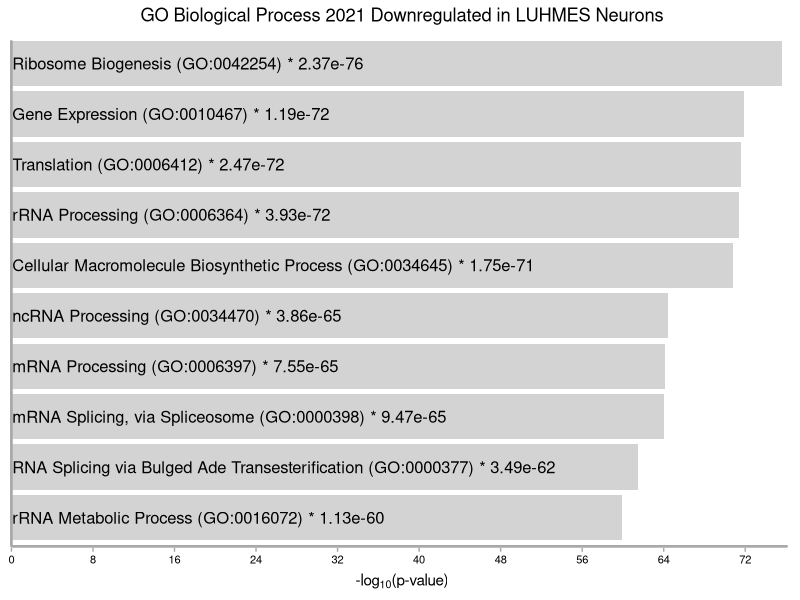

Write R code to recreate this figure.
# Load necessary libraries
library(ggplot2)
library(scales)
library(tools)

# New data frame with updated terms and p-values
data <- data.frame(
  Term = c("ribosome biogenesis (GO:0042254)", "gene expression (GO:0010467)",
           "translation (GO:0006412)", "rRNA processing (GO:0006364)",
           "cellular macromolecule biosynthetic process (GO:0034645)",
           "ncRNA processing (GO:0034470)", "mRNA processing (GO:0006397)",
           "mRNA splicing, via spliceosome (GO:0000398)",
           "RNA Splicing via Bulged Ade Transesterification (GO:0000377)",
           "rRNA metabolic process (GO:0016072)"),
  P_Value = c(2.37E-76, 1.19E-72, 2.47E-72, 3.93E-72,
              1.75E-71, 3.86E-65, 7.55E-65, 9.47E-65,
              3.49E-62, 1.13E-60)
)

# Sort the data by P_Value in ascending order
data <- data[order(data$P_Value), ]

# Convert term names to title case
data$Term <- tools::toTitleCase(data$Term)

# Transform the p-values into a -log10 scale for better visualization
data$NegLog10_P_Value <- -log10(data$P_Value)

# Generate labels for the bars with the format: Term * p-value
data$labels <- paste(data$Term, "*", formatC(data$P_Value, format = "e", digits = 2), sep = " ")

# Create the bar plot with the new data and updated title
p <- ggplot(data, aes(x=NegLog10_P_Value, y=factor(Term, levels=rev(Term)))) +
  geom_bar(stat="identity", fill="lightgray") +
  geom_text(aes(x = 0.15, label = labels), hjust=0, size=4.2, color="black", position=position_stack(vjust=0.5)) +
  geom_segment(x = -0.02, y = 0.43, xend = max(data$NegLog10_P_Value) + 0.5, yend = 0.43, color = "darkgray", size = 0.5) +
  geom_segment(x = 0, y = 0.43, xend = 0, yend = length(unique(data$Term)) + 0.45, color = "darkgray", size = 0.5) + # Vertical line
  theme_minimal() +
  labs(x=expression("-log"[10]*"(p-value)"), y="", title = "GO Biological Process 2021 Downregulated in LUHMES Neurons") +
  theme(
    axis.text.x = element_text(color = "black", margin = margin(t = 2), size = 8),
    axis.text.y = element_blank(),
    axis.ticks.y = element_blank(),
    axis.title.x = element_text(margin = margin(t = 5)),
    axis.title.y = element_blank(),
    plot.title = element_text(hjust = 0.5),
    panel.grid.major = element_blank(),
    panel.grid.minor = element_blank(),
    legend.position = "none",
    axis.ticks.x = element_line(color = "darkgray", size = 0.5),
    axis.ticks.x.top = element_blank()
  ) +
  scale_x_continuous(
    breaks = seq(0, 72, by = 8),
    limits = c(0, max(data$NegLog10_P_Value) + 1),
    expand = c(0, 0)
  ) +
  coord_cartesian(clip = "off")


# Save the plot as a PDF to the specified path
pdf_path <- "GO_Biological_Process_2021_Downregulated_in_LUHMES_Neurons.pdf"
ggsave(pdf_path, plot = p, width = 6, height = 6)

pdf_path
